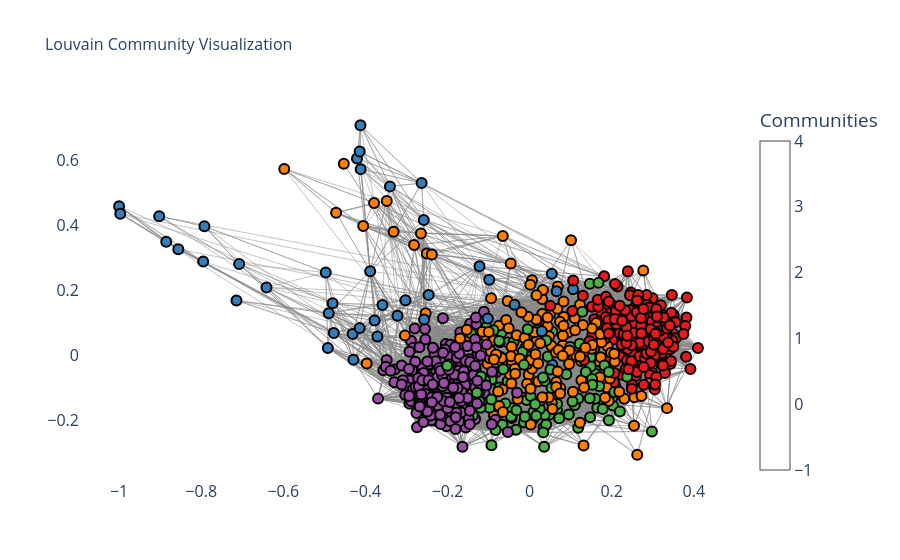

Source (notebook cell):
### Code cell
def visualize_community_plotly(G, partition, sample_size=800):
    nodes = list(G.nodes)
    if len(nodes) > sample_size:
        nodes = np.random.choice(nodes, size=sample_size, replace=False)
    H = G.subgraph(nodes)

    communities = [partition[n] for n in H.nodes()]
    n_communities = len(set(communities))

    pos = nx.spring_layout(H, weight='weight', seed=42, k=0.2)

    node_x = [pos[node][0] for node in H.nodes()]
    node_y = [pos[node][1] for node in H.nodes()]
    edge_x = []
    edge_y = []
    for edge in H.edges():
        x0, y0 = pos[edge[0]]
        x1, y1 = pos[edge[1]]
        edge_x.append(x0)
        edge_x.append(x1)
        edge_y.append(y0)
        edge_y.append(y1)

    cmap = px.colors.qualitative.Set1
    node_color = [cmap[communities[i] % len(cmap)] for i in range(len(communities))]

    edge_trace = go.Scatter(
        x=edge_x, y=edge_y,
        line=dict(width=0.5, color='#888'),
        hoverinfo='none', mode='lines')

    node_trace = go.Scatter(
        x=node_x, y=node_y,
        mode='markers',
        hoverinfo='text',
        marker=dict(
            showscale=True,
            colorscale='YlGnBu',
            size=10,
            color=node_color,
            line=dict(width=2, color='black')
        ))

    node_text = [f'Node {n}, Community {communities[i]}' for i, n in enumerate(H.nodes())]
    node_trace.marker.colorbar = dict(title='Communities')

    layout = go.Layout(
        title=dict(text="Louvain Community Visualization", font=dict(size=16)),
        font=dict(size=16),
        showlegend=False,
        hovermode='closest',
        xaxis=dict(showgrid=False, zeroline=False),
        yaxis=dict(showgrid=False, zeroline=False),
        plot_bgcolor='white')


    fig = go.Figure(data=[edge_trace, node_trace], layout=layout)
    fig.show()

visualize_community_plotly(G, partition, sample_size=800)

### Figure 1 — Plotly figure (JSON) as saved in the notebook; plotly's stock layout.template omitted (floating-point values rounded to 4 significant figures; data arrays with more than 128 entries replaced by an {"elided": "..."} marker saying what was removed)
{"data": [{"hoverinfo": "none", "line": {"color": "#888", "width": 0.5}, "mode": "lines", "type": "scatter", "x": {"elided": "58364 float values"}, "y": {"elided": "58364 float values"}}, {"hoverinfo": "text", "marker": {"color": {"elided": "800 str values"}, "colorbar": {"title": {"text": "Communities"}}, "colorscale": [[0, "rgb(255,255,217)"], [0.125, "rgb(237,248,177)"], [0.25, "rgb(199,233,180)"], [0.375, "rgb(127,205,187)"], [0.5, "rgb(65,182,196)"], [0.625, "rgb(29,145,192)"], [0.75, "rgb(34,94,168)"], [0.875, "rgb(37,52,148)"], [1, "rgb(8,29,88)"]], "line": {"color": "black", "width": 2}, "showscale": true, "size": 10}, "mode": "markers", "type": "scatter", "x": {"elided": "800 float values"}, "y": {"elided": "800 float values"}}], "layout": {"font": {"size": 16}, "hovermode": "closest", "plot_bgcolor": "white", "showlegend": false, "title": {"font": {"size": 16}, "text": "Louvain Community Visualization"}, "xaxis": {"showgrid": false, "zeroline": false}, "yaxis": {"showgrid": false, "zeroline": false}}}
